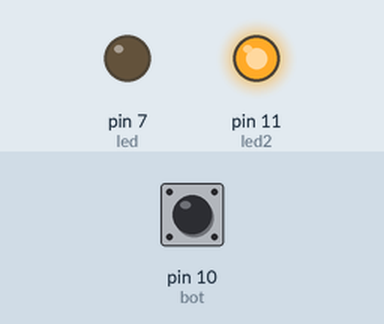
Simulated run of this sketch. Board: Arduino Uno, built with avr-gcc and run on an emulated ATmega328P. Shown: output pins drawn as LEDs (lit = HIGH). The inputs (shaded band) are chosen by the test bench; at power-on: pin 10 (bot) LOW.

Above: at 1.2 s.
1.3 s: pin 10 (bot) pulled HIGH for 0.15 s
At 1.37 s:
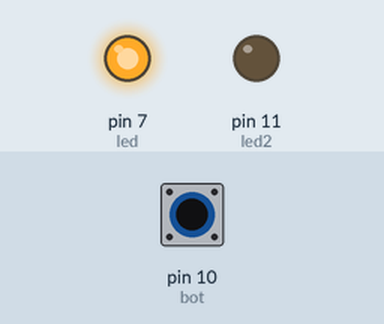
2.9 s: pin 10 (bot) pulled HIGH for 3.2 s
At 7.4 s:
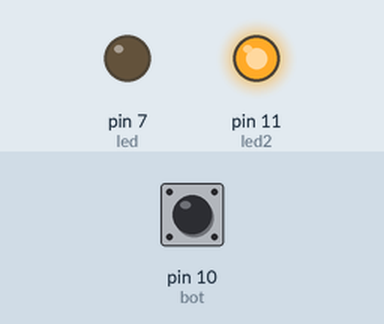
Timing chart, 0 to 8.9 s (numbered marks = the images above; inputs shaded):
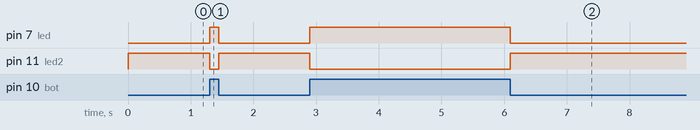

The sketch:

butao.ino
```cpp
int led = 7;
int bot = 10;
int led2 = 11;
int estado =0;

void setup() {
    pinMode(led, OUTPUT);
    pinMode(led2, OUTPUT);
    pinMode(bot,INPUT);

}

void loop() {
 estado = digitalRead(bot);
 if (estado == HIGH){
  digitalWrite(led, HIGH);
 }
 else{
  digitalWrite(led, LOW);
 }
 if (estado == LOW){
  digitalWrite(led2,HIGH);
 }
 else{
  digitalWrite(led2,LOW);
 }

}
```

Measured:
- after the input at 1.3 s, pin 7 (led): LOW → HIGH at once, → LOW 0.15 s later; pin 11 (led2): HIGH → LOW at once, → HIGH 0.15 s later
- after the input at 2.9 s, pin 7 (led): LOW → HIGH at once, → LOW 3.2 s later; pin 11 (led2): HIGH → LOW at once, → HIGH 3.2 s later
